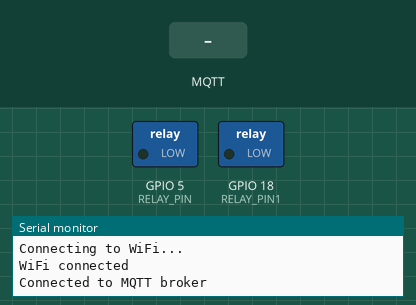
Bench run of a sketch on a simulated ESP32. On the bench: switched loads named in the sketch (green lamp = pin HIGH), the last lines printed to the serial monitor. The test bench sets the inputs (shaded band). WiFi joins after 1.5 s; servers stay silent unless stated; no MQTT or app messages arrive unless stated.

Above: at 3.2 s.
3.3 s: MQTT message "OFF" arrives on the first subscribed topic
At 4.1 s:
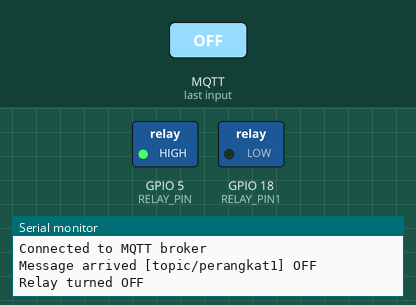
4.8 s: MQTT message "ON" arrives on the first subscribed topic
At 5.2 s:
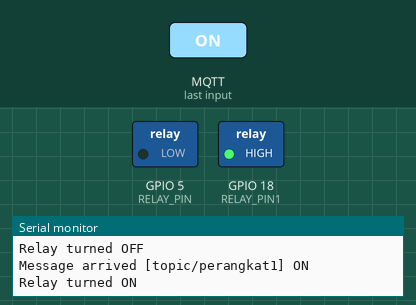
Timing chart, 0 to 7.8 s (numbered marks = the images above; inputs shaded):
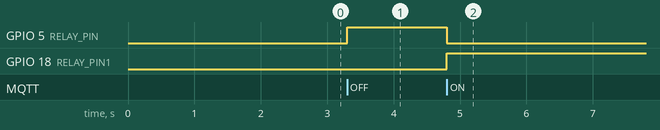

The sketch:

relay_1.ino
```cpp
#include <WiFi.h>
#include <PubSubClient.h>

#define RELAY_PIN 5
#define RELAY_PIN1 18

// Konfigurasi WiFi
const char* ssid = "vivo 1938";
const char* password = "123sin@1234";

// Konfigurasi MQTT
const char* mqtt_server = "192.168.43.19";
const char* mqtt_username = "";
const char* mqtt_password = "";
const char* mqtt_topic = "topic/perangkat1";

WiFiClient espClient;
PubSubClient client(espClient);

void setup() {
  // Mulai Serial
  Serial.begin(9600);
  while (!Serial);

  pinMode(RELAY_PIN, OUTPUT);
  pinMode(RELAY_PIN1, OUTPUT);

  // Hubungkan ke jaringan WiFi
  WiFi.begin(ssid, password);
  while (WiFi.status() != WL_CONNECTED) {
    delay(1000);
    Serial.println("Connecting to WiFi...");
  }

  Serial.println("WiFi connected");

  // Hubungkan ke broker MQTT
  client.setServer(mqtt_server, 1883);
  client.setCallback(callback);

  reconnect();  // Panggil fungsi reconnect() untuk inisialisasi MQTT saat awal
}

void loop() {
  // Periksa koneksi WiFi dan MQTT
  if (!client.connected()) {
    reconnect();
  }
  client.loop();
}

// Fungsi untuk menghubungkan kembali ke broker MQTT
void reconnect() {
  while (!client.connected()) {
    if (client.connect("Prangkat1", mqtt_username, mqtt_password)) {
      Serial.println("Connected to MQTT broker");
      client.subscribe(mqtt_topic);
    } else {
      Serial.print("Failed to connect to MQTT broker, rc=");
      Serial.print(client.state());
      Serial.println(" try again in 5 seconds");
      delay(5000);
    }
  }
}

// Fungsi untuk menangani pesan yang diterima
void callback(char* topic, byte* payload, unsigned int length) {
  Serial.print("Message arrived [");
  Serial.print(topic);
  Serial.print("] ");
  for (int i = 0; i < length; i++) {
    Serial.print((char)payload[i]);
  }
  Serial.println();
  // Konversi payload menjadi string
  String data = "";
  for (int i = 0; i < length; i++) {
    data += (char)payload[i];
  }

  if (String(topic) == "topic/perangkat1") {
    // Cek nilai pesan yang diterima
    if (data == "OFF") {
      // Nyalakan relay
      Serial.println("Relay turned OFF");
      digitalWrite(RELAY_PIN, HIGH);
      digitalWrite(RELAY_PIN1, LOW);
    } else if (data == "ON") {
      // Matikan relay
      Serial.println("Relay turned ON");
      digitalWrite(RELAY_PIN, LOW);
      digitalWrite(RELAY_PIN1, HIGH);
    }
  }
}
```

Measured:
- after the input at 3.3 s, GPIO 5 (RELAY_PIN): LOW → HIGH at once
- after the input at 4.8 s, GPIO 5 (RELAY_PIN): HIGH → LOW at once; GPIO 18 (RELAY_PIN1): LOW → HIGH at once
